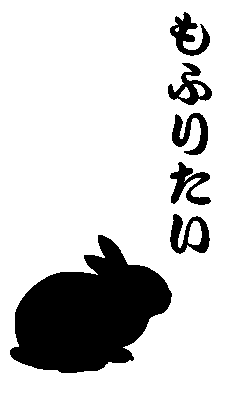
%> input picture two_mohu.png, 239 x 401 px
$ octave labeling3.m   (GNU Octave 9; MATLAB toolbox functions it lacks are replaced by stand-ins)
%> lines starting %> are read from the running program, lines starting %| are printed output that depends on the picture; in (x1, y1, x2, y2) boxes, pixels count from 0 and x2, y2 are one past the last pixel; in counts of white or black regions, pixels touching at a corner belong together; the program's own positions count from 1
### expansion.m
function result = expansion(renVal,openVal,result)
[sy,sx] = size(renVal);
stock = [];
for s = 1 : sy
    val = renVal(openVal,s);
    if val ~=0
        stock = [stock val];
    else
        break;
    end
end
allVal = stock;
for s = stock
    allVal = [result expansion(renVal,s)];
end
allVal = sort(allVal);
%result = [];
if allVal  ~= 0
    nowVal = allVal(1);
    result = [allVal(1)];
    for s = allVal
        if s > nowVal
            result = [result s];
        end
    end
end
result = [result openVal];

### labeling3.m
%-----初期化処理-----
clear;
%-----画像読み出し-----
im = imread('two_mohu.png');             %画像の読み込み
%> im is the input picture: size 401x239 uint8; 81.8% white; 6 black regions, box (x1, y1, x2, y2) and area: (10, 235, 172, 373) 13508, (170, 214, 210, 254) 814, (170, 162, 211, 205) 797, (170, 12, 210, 56) 793, (172, 113, 208, 155) 772, (168, 63, 212, 105) 743
[y,x,z] = size(im);                     %画像のサイズ(y=縦座標,x=横座標,z=RGB)
%> y = 401; x = 239; z = 1
%-----画像周辺に画素追加-----
img = uint8(ones(y+2,x+2).*255);        %画像より一回り大きい白(255)配列作成
img(2:y+1,2:x+1) = im;                  %読み込んだ画像に適用
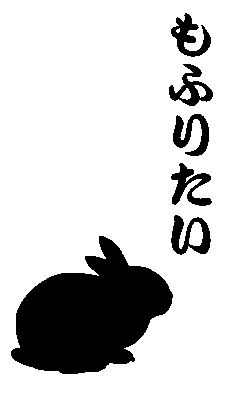
%> img: size 403x241 uint8; 82.1% white; 6 black regions, box (x1, y1, x2, y2) and area: (11, 236, 173, 374) 13508, (171, 215, 211, 255) 814, (171, 163, 212, 206) 797, (171, 13, 211, 57) 793, (173, 114, 209, 156) 772, (169, 64, 213, 106) 743
%-----初期値設定-----
searchValue = 0;                        %探索で探すべき値の設定
white = 255;
searchX = [-1,0,1,
           -1,0,1,
           -1,0,1];
searchY = [-1,-1,-1,
            0, 0, 0,
            1, 1, 1];
lutSize = x*y;
%> lutSize = 95839
label = zeros(y+2,x+2);                 %追跡済み座標格納用
lookupTable = [];         %同一連結成分の設定
%lookupTable = updataLUT(lookupTable,7,12)
lutpoint = 1;
nextlabel = 1;
%-----目標画素値の探索-----
c = 'check';
for m=2:y+1
    for n=2:x+1
        %-----探索画素が見つかるまでループ-----
        if img(m,n) ~= searchValue
            continue;
        end
        %-----ラベルの更新-----
        for k = [1,2]%左上と上
            if label(m+searchY(k),n+searchX(k)) ~= 0
                label(m,n) = label(m+searchY(k),n+searchX(k));
                if label(m,n) == 0
                    label(m+searchY(k),n+searchX(k))
                end
                break;
            end
        end
        if label(m,n) ~= 0
            foK = [2,3,4];
            for k = [2,3,4]%上と右上と左
                if label(m+searchY(k),n+searchX(k)) ~= 0 & label(m+searchY(k),n+searchX(k)) ~= label(m,n)
                %lookpuTable更新----------------------------------
                lookupTable = updataLUT(lookupTable,label(m,n),label(m+searchY(k),n+searchX(k)));
                    if label(m,n) < label(m+searchY(k),n+searchX(k))
                        lookupTable;
                    end
                end
            end
            if label(m+searchY(3),n+searchX(3)) ~= 0 & img(m+searchY(3),n+searchX(3)) == white & label(m+searchY(k),n+searchX(k)) ~= label(m,n)
                %lookpuTable更新----------------------------------
                lookupTable = updataLUT(lookupTable,label(m,n),label(m+searchY(3),n+searchX(3)));
            end
            pretrue = 1;
            for k = [1,2]%左上と上
                if img(m+searchY(k),n+searchX(k)) ~= white
                    pretrue = 0;
                    break;
                end
            end
            if pretrue == 1 & label(m+searchY(4),n+searchX(4)) ~= 0
            %lookpuTable更新----------------------------------
            lookupTable = updataLUT(lookupTable,label(m,n),label(m+searchY(4),n+searchX(4)));
            end
        end
        pretrue = 1;
        for k = [1,2,4]%左上と上と左
            if img(m+searchY(k),n+searchX(k)) ~= white
                pretrue = 0;
                break;
            end
        end
        if pretrue == 1
            label(m,n) = nextlabel;
            nextlabel = 1+nextlabel;
        end
    end
end
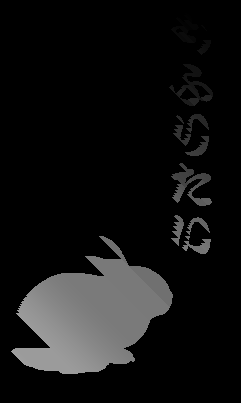
%> label: size 403x241 double; min 0, max 158, mean 18.7
%> after the loop, foK = [2 3 4]; lookupTable = 147 rows, first 12: [2 1; 4 3; 5 2; 3 5; 7 4; 8 7; 9 8; 10 9; 11 7; 9 11; 13 12; 14 13]; nextlabel = 159

renPoint = zeros(nextlabel-1,nextlabel-1);
%> renPoint: size 158x158 double; every value is 0
renVal = zeros(nextlabel-1,nextlabel-1);
for k = 1 : nextlabel-1
    rpc = 1;
    rvc = 1;
    search = find(lookupTable == k);
    for l = search;
        if lookupTable(l) > k
            if l <= length(lookupTable)/2
                renPoint(k,rpc) = l+length(lookupTable)/2;
            elseif l > length(lookupTable)/2
                renPoint(k,rpc) = l-length(lookupTable)/2;
            end
            save = 1;
            for m = 1:rvc-1
                if renVal(k,m) == lookUpTable(renPoint(k,rpc))
                    save = 0;
                    break;
                end
            end
            if save == 1
                renVal(k,rvc) = lookUpTable(renPoint(k,rpc));
                rvc = rvc + 1;
            end
            rpc = rpc + 1;
        end
    end
end
%> this loop made 158 passes
%> search on passes 1 to 3: 148, [1; 150], [4; 149]

minVal = zeros(1,nextlabel-1);
for k = 1 : nextlabel-1
    if (minVal(k) == 0)
        result = []
        result = expansion(renVal,k,result);
        for l = result
            if minVal(l) == 0
                minVal(l) = k;
            end
        end
    end
end
%> after the loop, minVal = 158 values from 1 to 158; result = 158
